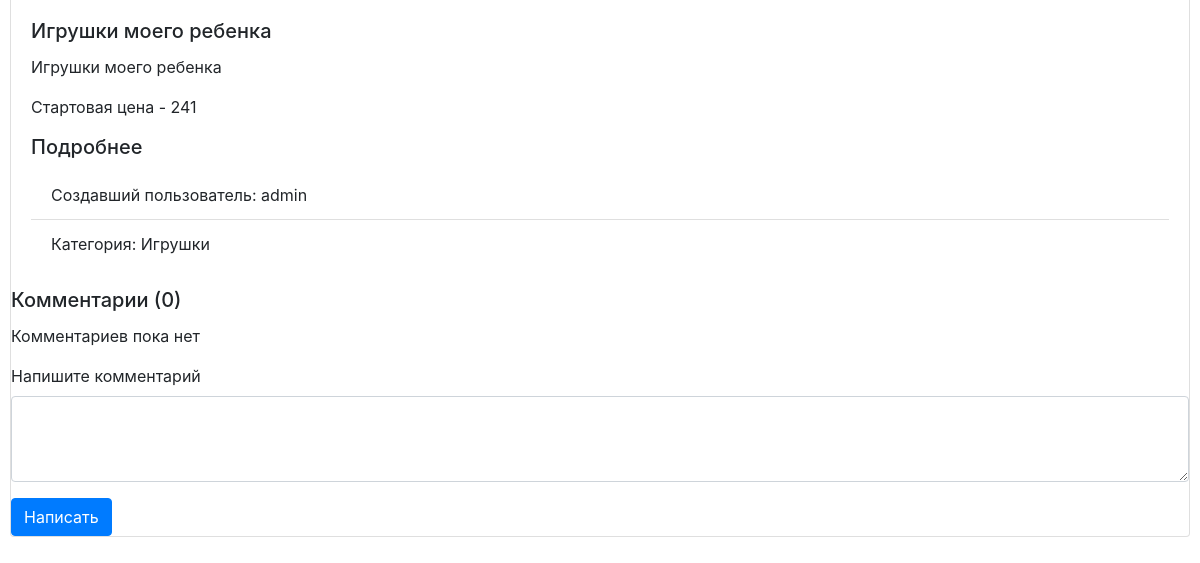
Before: /listings/listing/4 (lower part) with the older database file.
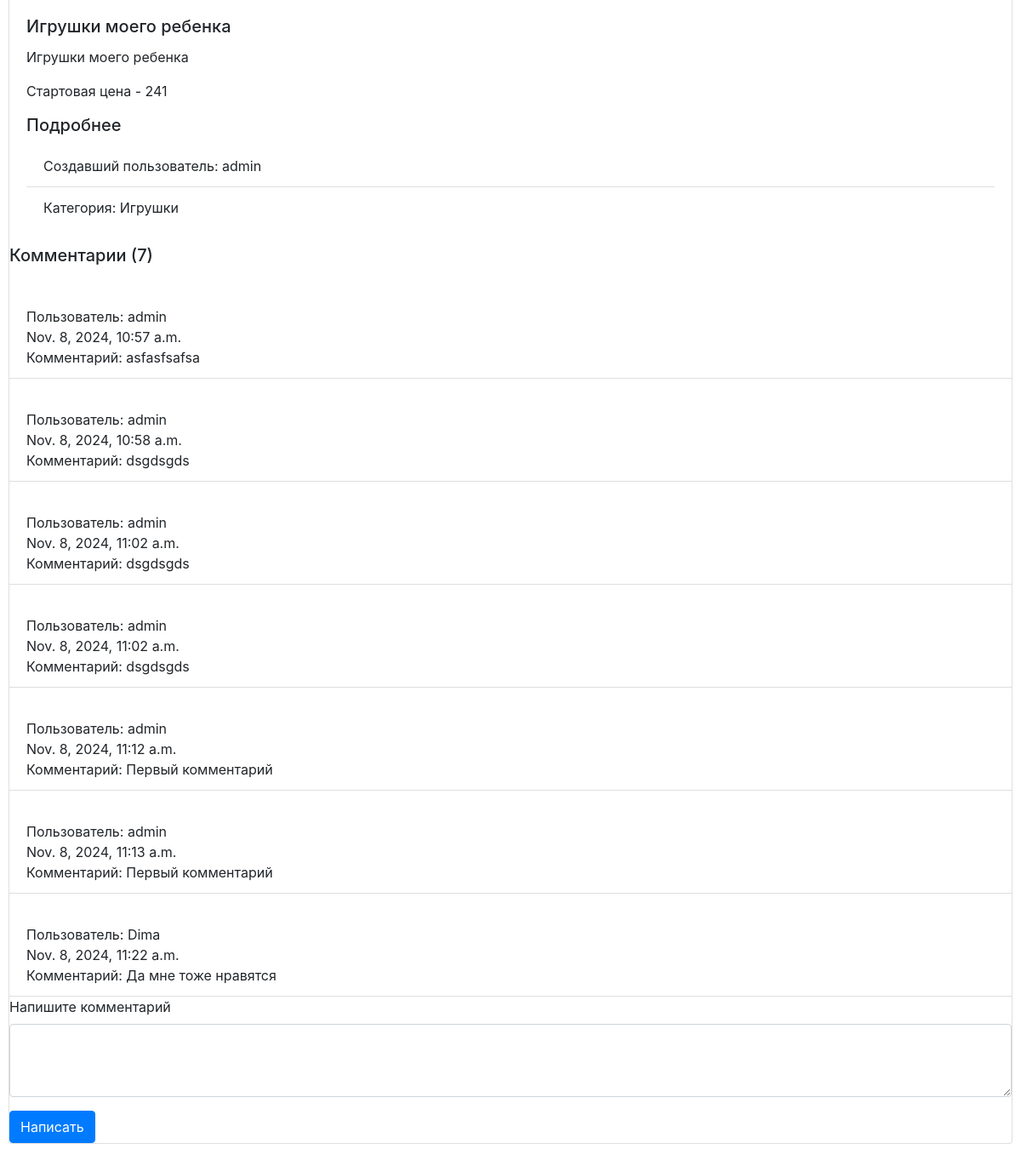
After: the same page with the newer database file.
### auctions/models.py (models this page shows, shortened)
class Listing(models.Model):
    title = models.CharField(max_length=64)
    description = models.CharField(max_length=500)
    start_price = models.IntegerField()
    dateTime_creation = models.DateTimeField()
    user = models.ForeignKey(User, on_delete=models.CASCADE, related_name="created_user")
    users =  models.ManyToManyField(User, related_name="watch_listing", blank=True)
    category = models.ForeignKey(Category, on_delete=models.CASCADE, related_name="category", blank=True)
    comment = models.ManyToManyField(Comment, blank=True, related_name="listing_comments")
    preview = models.FileField(upload_to=user_directory_path)
    active = models.BooleanField(default=True)

class User(AbstractUser):
    pass

class Category(models.Model):
    title = models.CharField(max_length=64)
    preview = models.FileField(upload_to="images_categories/")
    def __str__(self) -> str:
        return F"Категория: {self.title}"

class Comment(models.Model):
    text = models.CharField(max_length=500)
    dateTime_creation = models.DateTimeField()
    user = models.ForeignKey(User, on_delete=models.CASCADE, related_name="author")

### listings/views.py (the view)
# urls.py: path("listing/<int:listing_id>", views.detail, name="detail"),
def detail(request, listing_id):
    listing = Listing.objects.get(id=listing_id)
    return render(request, "listings/detail.html", {
        "listing": listing,
        "comments": listing.comment.all(),
        "count_comments": listing.comment.count()
    })

### listings/templates/listings/detail.html (shortened to what this page needs)
{% extends 'auctions/layout.html' %}
{% block body %}
<div class="card mb-3">
    <div class="card-body">
      <h5 class="card-title">{{listing.title}}</h5>
      <p class="card-text">{{ listing.description }}</p>
      <p class="card-text">Стартовая цена - {{ listing.start_price }}</p>
      <h5 class="card-title">Подробнее</h5>
      <ul class="list-group list-group-flush">
        <li class="list-group-item">Создавший пользователь: {{ listing.user.username }}</li>
        <li class="list-group-item">{{ listing.category }} </li>
      </ul>
    </div>
    <div class="comments">
      <h5 class="card-title">Комментарии ({{ count_comments }})</h5>
        <ul class="list-group list-group-flush">
            {% for comment in comments %}
                <li class="list-group-item">
                  <div class="media-left">
                  </div>
                  <div class="media-body">
                    <div class="media-heading">
                      <div class="author">Пользователь: {{ comment.user.username }}</div>
                        <div class="metadata">
                          <span class="date">{{ comment.dateTime_creation }}</span>
                        </div>
                      </div>
                      <div class="media-text text-justify">Комментарий: {{ comment.text }}</div>
                    </div>
                </li>
                {% empty %}
                <p>Комментариев пока нет</p>
            {% endfor %}
        </ul>
      <form action="{% url 'comment' listing.id%}" method="post">
          <div class="mb-3">
            <label for="exampleFormControlTextarea1" class="form-label">Напишите комментарий</label>
            <textarea class="form-control" id="exampleFormControlTextarea1" rows="3" name="text"></textarea>
          </div>
          <button type="submit" class="btn btn-primary">Написать</button>
       </form>
    </div>
</div>
{% endblock %}

### auctions/templates/auctions/layout.html (shortened to what this page needs)
{% load static %}
<!DOCTYPE html>
<html lang="ru">
	<head>
		<link
			rel="stylesheet"
			href="https://stackpath.bootstrapcdn.com/bootstrap/4.4.1/css/bootstrap.min.css"
		/>
		<link href="{% static 'auctions/styles.css' %}" rel="stylesheet" />
	</head>
	<body>
		{% block body %} {% endblock %}
	</body>
</html>

### auctions/static/auctions/styles.css (style rules this page uses)
body { padding: 10px; }

Changed rows visible on the page:
added Comment: user.username "admin", dateTime_creation "Nov. 8, 2024, 10:57 a.m.", text "asfasfsafsa"
added Comment: user.username "admin", dateTime_creation "Nov. 8, 2024, 10:58 a.m.", text "dsgdsgds"
added Comment: user.username "admin", dateTime_creation "Nov. 8, 2024, 11:02 a.m.", text "dsgdsgds"
added Comment: user.username "admin", dateTime_creation "Nov. 8, 2024, 11:02 a.m.", text "dsgdsgds"
added Comment: user.username "admin", dateTime_creation "Nov. 8, 2024, 11:12 a.m.", text "Первый комментарий"
added Comment: user.username "admin", dateTime_creation "Nov. 8, 2024, 11:13 a.m.", text "Первый комментарий"
added Comment: user.username "Dima", dateTime_creation "Nov. 8, 2024, 11:22 a.m.", text "Да мне тоже нравятся"
Other visible differences:
{{ count_comments }}: "0" → "7"
text no longer shown: "Комментариев пока нет"
